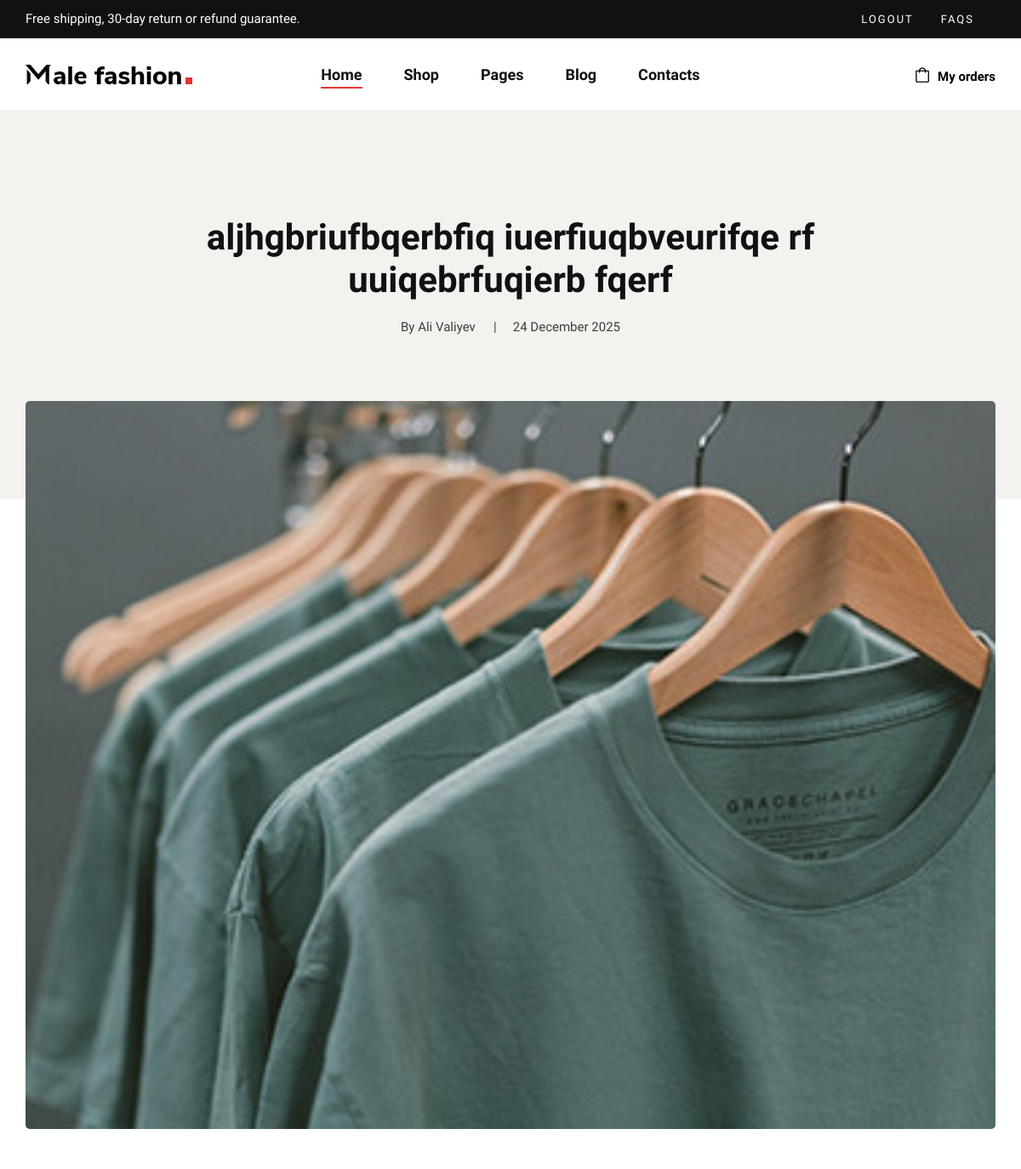
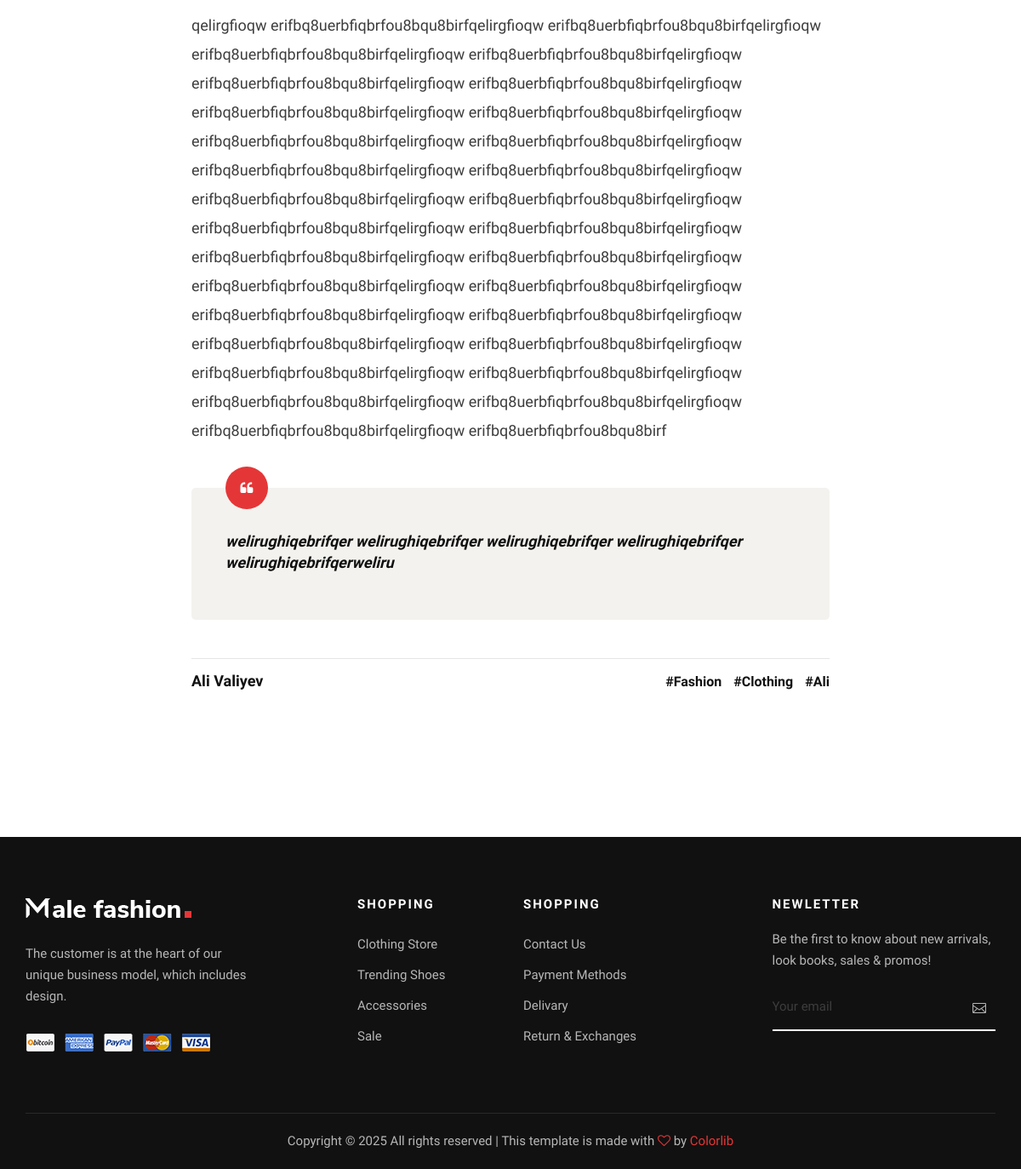
The page /blog/blog-details/aljhgbriufbqerbfiq-iuerfiuqbveurifqe-rf-uuiqebrfuq (signed in) on the database its author committed (2 pictures, top to bottom).
### blog/models.py (models this page shows, shortened)
class Blog(models.Model):
    slug = models.SlugField(unique=True, primary_key=True)
    title = models.CharField(max_length=200)
    text = models.TextField()
    quote = models.CharField(max_length=100)
    author = models.CharField(max_length=100)
    image = models.ImageField(upload_to='blogs')
    tags = models.ManyToManyField(Tag, related_name="blogs")
    created_at = models.DateTimeField(auto_now_add=True)
    updated_at = models.DateTimeField(auto_now=True)

class Tag(models.Model):
    tag = models.CharField(max_length=10, unique=True)

### blog/views.py (the view)
# urls.py: path('blog-details/<str:slug>', BlogDetailView.as_view(), name='blog-detail')
class BlogDetailView(LoginRequiredMixin,DetailView):
    template_name = 'blog/blog-details.html'
    login_url = '/auth/sign-in/'
    model = Blog
    context_object_name = "blog"
    def get_context_data(self, **kwargs):
        data = super().get_context_data(**kwargs)
        data['tags'] = data['blog'].tags.all()
        return data

### blog/templates/blog/blog-details.html (shortened to what this page needs)
{% extends "base.html" %}
{% load static %}
{% block content %}
    <section class="blog-hero spad">
        <div class="container">
            <div class="row d-flex justify-content-center">
                <div class="col-lg-9 text-center">
                    <div class="blog__hero__text">
                        <h2>{{ blog.title }}</h2>
                        <ul>
                            <li>By {{ blog.author | title }}</li>
                            <li>{{ blog.created_at|date:"d F Y" }}</li>
                        </ul>
                    </div>
                </div>
            </div>
        </div>
    </section>
    <section class="blog-details spad">
        <div class="container">
            <div class="row d-flex justify-content-center">
                <div class="col-lg-12">
                    <div class="blog__details__pic">
                        <img src="{{ blog.image.url }}" alt="">
                    </div>
                </div>
                <div class="col-lg-8">
                    <div class="blog__details__content">
                        <div class="blog__details__text">
                            <p>{{ blog.text }}</p>
                        </div>
                        <div class="blog__details__quote">
                            <i class="fa fa-quote-left"></i>
                            <p>{{ blog.quote }}</p>
                        </div>
                        <div class="blog__details__option">
                            <div class="row">
                                <div class="col-lg-6 col-md-6 col-sm-6">
                                    <div class="blog__details__author">
                                        <div class="blog__details__author__text">
                                            <h5>{{ blog.author }}</h5>
                                        </div>
                                    </div>
                                </div>
                                <div class="col-lg-6 col-md-6 col-sm-6">
                                    <div class="blog__details__tags">
                                        {% for tag in tags %}
                                        <a href="#">#{{ tag.tag }}</a>
                                        {% endfor %}
                                    </div>
                                </div>
                            </div>
                        </div>
                    </div>
                </div>
            </div>
        </div>
    </section>
{% endblock content %}

### static/css/style.css (style rules this page uses)
html, body { height: 100%; font-family: "Nunito Sans", sans-serif; -webkit-font-smoothing: antialiased; }
h1, h2, h3, h4, h5, h6 { margin: 0; color: #111111; font-weight: 400; font-family: "Nunito Sans", sans-serif; }
h2 { font-size: 36px; }
h5 { font-size: 18px; }
p { font-size: 15px; font-family: "Nunito Sans", sans-serif; color: #3d3d3d; font-weight: 400; line-height: 25px; margin: 0 0 15px 0; }
img { max-width: 100%; }
ul, ol { padding: 0; margin: 0; }
.spad { padding-top: 100px; padding-bottom: 100px; }
.blog-hero { background: #f3f2ee; padding-top: 125px; padding-bottom: 190px; }
.blog__hero__text h2 { color: #111111; font-size: 42px; font-weight: 700; line-height: 50px; margin-bottom: 18px; }
.blog__hero__text ul li { list-style: none; font-size: 15px; color: #3d3d3d; display: inline-block; margin-right: 40px; position: relative; }
.blog__hero__text ul li:after { position: absolute; right: -25px; top: 0; content: "|"; }
.blog__hero__text ul li:last-child { margin-right: 0; }
.blog__hero__text ul li:last-child:after { display: none; }
.blog-details { margin-top: -115px; padding-top: 0; }
.blog__details__content { position: relative; }
.blog__details__pic { margin-bottom: 60px; }
.blog__details__pic img { min-width: 100%; border-radius: 5px; }
.blog__details__text { margin-bottom: 50px; }
.blog__details__text p { font-size: 18px; line-height: 34px; }
.blog__details__text p:last-child { margin-bottom: 0; }
.blog__details__quote { background: #f3f2ee; padding: 50px 40px 35px; border-radius: 5px; position: relative; margin-bottom: 45px; }
.blog__details__quote i { font-size: 16px; color: #ffffff; height: 50px; width: 50px; background: #e53637; border-radius: 50%; line-height: 50px; text-align: center; position: absolute; left: 40px; top: -25px; }
.blog__details__quote p { color: #111111; font-size: 18px; font-weight: 600; font-style: italic; margin-bottom: 20px; }
.blog__details__option { border-top: 1px solid #e5e5e5; padding-top: 15px; margin-bottom: 70px; }
.blog__details__author__text { display: inline-block; }
.blog__details__author__text h5 { color: #111111; font-weight: 700; }
.blog__details__tags { text-align: right; }
.blog__details__tags a { display: inline-block; color: #111111; font-weight: 700; margin-right: 10px; }
.blog__details__tags a:last-child { margin-right: 0; }
@media only screen and (min-width: 1200px) { .container { max-width: 1170px; } }

### rows shown on the page
Blog: title "aljhgbriufbqerbfiq iuerfiuqbveurifqe rf uuiqebrfuqierb fqerf", author "Ali Valiyev", created_at "24 December 2025", image (picture), text "qelirgfioqw erifbq8uerbfiqbrfou8bqu8birfqelirgfioqw erifbq8uerbfiqbrfou8bqu8birfqelirgfioqw erifbq8uerbfiqbrfou8bqu8birfqelirgfioqw erifbq8uerbfiqbrfou8bqu8birfqelirgfioqw erifbq8uerbfiqbrfou8bqu8birfqelirgfioqw erifbq8uerbfiqbrfou8bqu8birfqelirgfioqw erifbq8uerbfiqbrfou8bqu8birfqelirgfioqw erifbq8uerbfiqbrfou8bqu8birfqelirgfioqw erifbq8uerbfiqbrfou8bqu8birfqelirgfioqw erifbq8uerbfiqbrfou8bqu8birfqelirgfioqw erifbq8uerbfiqbrfou8bqu8birfqelirgfioqw erifbq8uerbfiqbrfou8bqu8birfqelirgfioqw erifbq8uerbfiqbrfou8bqu8birfqelirgfioqw erifbq8uerbfiqbrfou8bqu8birfqelirgfioqw erifbq8uerbfiqbrfou8bqu8birfqelirgfioqw erifbq8uerbfiqbrfou8bqu8birfqelirgfioqw erifbq8uerbfiqbrfou8bqu8birfqelirgfioqw…", quote "welirughiqebrifqer welirughiqebrifqer welirughiqebrifqer welirughiqebrifqer welirughiqebrifqerweliru"
Tag: tag "Fashion"
Tag: tag "Clothing"
Tag: tag "Ali"
